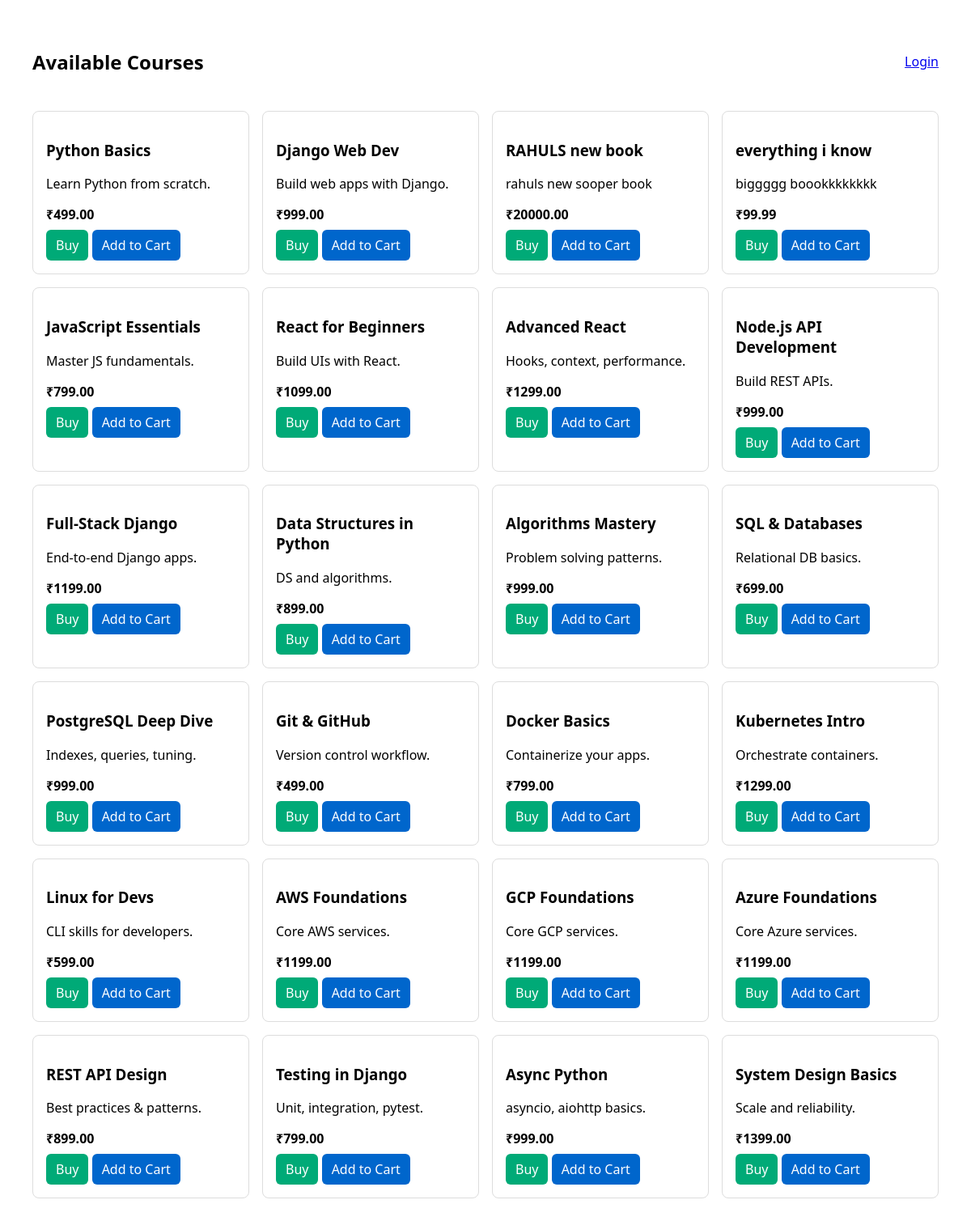
The page / on the database its author committed.
### purchases/models.py (models this page shows, shortened)
class Course(models.Model):
    title = models.CharField(max_length=200)
    description = models.TextField(blank=True)
    price_in_paise = models.PositiveIntegerField(help_text="Price in paise (e.g., 49900 = ₹499.00)")
    is_active = models.BooleanField(default=True)

### purchases/views.py (the view)
# urls.py: path('', views.course_list, name='course_list'),
def course_list(request):
    courses = Course.objects.filter(is_active=True).order_by('id')
    items = []
    purchased_ids = set()
    cart_ids = request.session.get('cart') if isinstance(request.session.get('cart'), list) else []
    cart_set = set(cart_ids)
    if request.user.is_authenticated and hasattr(request.user, 'profile'):
        purchased_ids = set(request.user.profile.purchased_courses.values_list('id', flat=True))
    for c in courses:
        rupees = c.price_in_paise / 100.0
        items.append({
            'id': c.id,
            'title': c.title,
            'description': c.description,
            'price_display': f"₹{rupees:.2f}",
            'purchased': c.id in purchased_ids,
            'in_cart': c.id in cart_set,
        })
    return render(request, 'purchases/course_list.html', {
        'courses': items,
        'razorpay_key_id': settings.RAZORPAY_KEY_ID,
        'cart_count': len(cart_set),
    })

### templates/purchases/course_list.html (shortened to what this page needs)
<!DOCTYPE html>
<html>
<head>
</head>
<body>
  <header>
    <h2>Available Courses</h2>
    <div>
      {% if user.is_authenticated %}
        <a href="{% url 'profile' %}">My Profile</a> |
        <a id="cart-link" href="{% url 'cart_view' %}">Cart <span id="cart-count" class="badge">{{ cart_count }}</span></a> |
        <a href="{% url 'logout' %}">Logout</a>
      {% else %}
        <a href="{% url 'login' %}">Login</a>
      {% endif %}
    </div>
  </header>
  <div class="grid">
    {% for course in courses %}
      <div class="card">
        <h3>{{ course.title }}</h3>
        <p>{{ course.description }}</p>
        <div class="price">{{ course.price_display }}</div>
        {% if course.purchased %}
          <span class="btn" style="background:#888; pointer-events:none;">Purchased</span>
        {% else %}
          <a class="btn" href="{% url 'buy_course' course.id %}">Buy</a>
          {% if course.in_cart %}
            <span class="btn" style="background:#555; pointer-events:none;">In Cart</span>
          {% else %}
            <a class="btn add-to-cart" data-course="{{ course.id }}" style="background:#06c" href="{% url 'add_to_cart' course.id %}">Add to Cart</a>
          {% endif %}
        {% endif %}
      </div>
  {% empty %}
    <p>No courses available.</p>
  {% endfor %}
  </div>
</body>
</html>

### templates/purchases/course_list.html (style rules this page uses)
body { font-family: system-ui, -apple-system, Segoe UI, Roboto, Arial; padding: 2rem; }
header { display:flex; justify-content:space-between; align-items:center; margin-bottom:1.5rem; }
.grid { display:grid; grid-template-columns: repeat(auto-fill, minmax(240px, 1fr)); gap: 1rem; }
.card { border:1px solid #ddd; border-radius:8px; padding:1rem; }
.price { font-weight: 700; margin: .5rem 0; }
.btn { display:inline-block; padding:.5rem .75rem; background:#0a7; color:#fff; text-decoration:none; border-radius:6px; }

### rows shown on the page
Course: title "Python Basics", description "Learn Python from scratch."
Course: title "Django Web Dev", description "Build web apps with Django."
Course: title "RAHULS new book", description "rahuls new sooper book"
Course: title "everything i know", description "biggggg boookkkkkkkk"
Course: title "JavaScript Essentials", description "Master JS fundamentals."
Course: title "React for Beginners", description "Build UIs with React."
Course: title "Advanced React", description "Hooks, context, performance."
Course: title "Node.js API Development", description "Build REST APIs."
Course: title "Full-Stack Django", description "End-to-end Django apps."
Course: title "Data Structures in Python", description "DS and algorithms."
Course: title "Algorithms Mastery", description "Problem solving patterns."
Course: title "SQL & Databases", description "Relational DB basics."
Course: title "PostgreSQL Deep Dive", description "Indexes, queries, tuning."
Course: title "Git & GitHub", description "Version control workflow."
Course: title "Docker Basics", description "Containerize your apps."
Course: title "Kubernetes Intro", description "Orchestrate containers."
Course: title "Linux for Devs", description "CLI skills for developers."
Course: title "AWS Foundations", description "Core AWS services."
Course: title "GCP Foundations", description "Core GCP services."
Course: title "Azure Foundations", description "Core Azure services."
Course: title "REST API Design", description "Best practices & patterns."
Course: title "Testing in Django", description "Unit, integration, pytest."
Course: title "Async Python", description "asyncio, aiohttp basics."
Course: title "System Design Basics", description "Scale and reliability."

### other values the page prints
{{ course.price_display }} "₹499.00" "₹999.00" "₹20000.00" "₹99.99" "₹799.00" "₹1099.00" "₹1299.00" "₹999.00" "₹1199.00" "₹899.00" "₹999.00" "₹699.00" "₹999.00" "₹499.00" "₹799.00" "₹1299.00" "₹599.00" "₹1199.00" "₹1199.00" "₹1199.00" "₹899.00" "₹799.00" "₹999.00" "₹1399.00"
